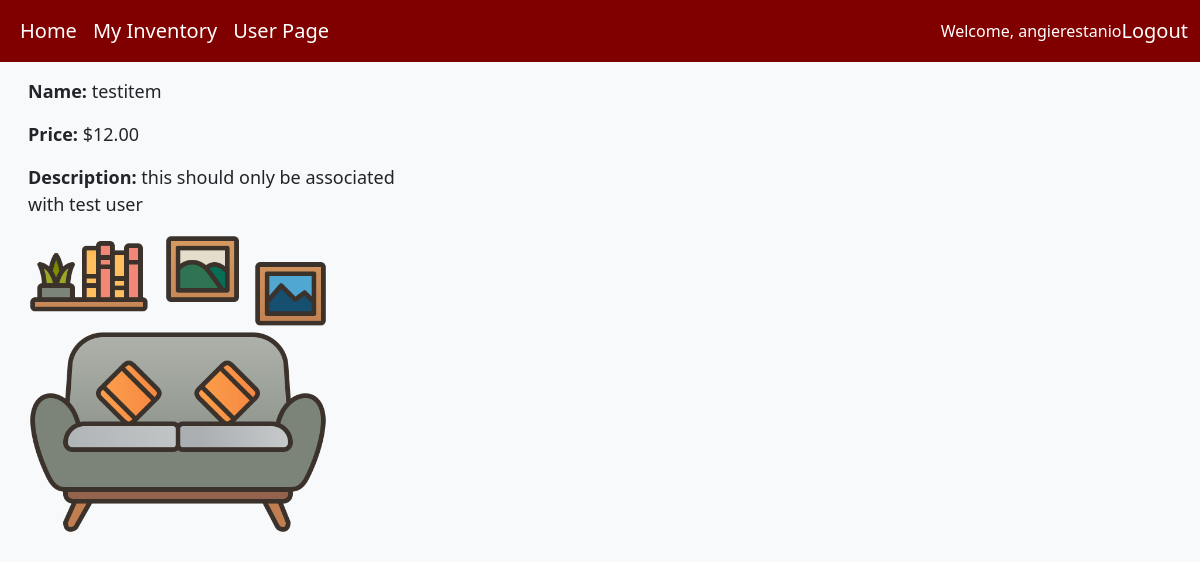
Page /items/10 (signed in) on the committed database.
### inventory_app/models.py (models this page shows, shortened)
class Item(models.Model):
    name = models.CharField(max_length = 200)
    description = models.TextField(blank=True)
    serial_number = models.CharField(max_length=100, blank=True)
    price = models.DecimalField(max_digits=10, decimal_places=2)
    image = models.ImageField(upload_to='uploads/', null=True, blank=True)
    inventory = models.ForeignKey(Inventory, on_delete=models.CASCADE, null=True)

### inventory_app/views.py (the view)
# urls.py: path('items/<int:pk>', views.ItemDetailView.as_view(), name='item-detail'),
class ItemDetailView(generic.DetailView):
    model = Item

### inventory_app/templates/inventory_app/item_detail.html (shortened to what this page needs)
{% extends 'inventory_app/base_template.html' %}
{% block content %}
<body class="bg-light">
<div class="container-fluid mx-3 my-3 bg-light" style="max-width: 400px; font-size: 18px">
    <p><strong>Name: </strong> {{ item.name }}</p>
    <p><strong>Price: </strong> ${{ item.price }}</p>
    {% if item.description %}
        <p><strong>Description: </strong> {{ item.description }}</p>
    {% endif %}
    {% if item.image %}
        <img src="{{ item.image.url }}" width=300>
    {% endif %}
</div>
</body>
{% endblock %}

### inventory_app/templates/inventory_app/base_template.html (shortened to what this page needs)
{% load static %}
<!DOCTYPE html>
<html lang="en">
<head>
{% load bootstrap5 %}
{% bootstrap_css %}
</head>
<body>
<nav class="navbar navbar-expand-md navbar-dark" style="background-color: #800000;">
    <div class="container-fluid">
        <div class="collapse navbar-collapse" id="navbarNav">
            <ul class="navbar-nav">
                <li class="nav-item">
                    <a class="nav-link text-white" style="font-size: 20px;" href="{% url 'index' %}" aria-label="Visit the homepage">Home</a>
                </li>
                {% if request.user.is_authenticated %}
                    {% if request.user.owner.inventory.id %}
                        <li class="nav-item"><a class="nav-link text-white" style="font-size: 20px;" href="{% url 'inventory-detail' request.user.owner.inventory.id %}" aria-label="View inventory">My Inventory</a></li>
                    {% endif %}
                {% endif %}
                <li>
                    {% if request.user.is_authenticated %}
                        <a class="nav-link text-white" style="font-size: 20px;" href="{% url 'user_page' %}" aria-label="View list of items">User Page</a>
                    {% endif %}
                </li>
            </ul>
        </div>
        {% if request.user.is_authenticated %}
            <span style="color: white;" >Welcome, {{request.user}}</span>
            <span><a class="nav-link text-white" style="font-size: 20px;" href="{% url 'logout' %}">Logout</a></span>
        {% else %}
            {% if request.path != '/accounts/login/' %}
                <span><a class="nav-link text-white" style="font-size: 20px;" href="{% url 'login' %}">Login</a></span>
            {% endif %}
        {% endif %}
    </div>
 </nav>
{% block content %}
{% endblock %}
</body>
</html>

### rows in the picture
Item: name "testitem", price "12.00", description "this should only be associated with test user", image (picture)

### other values in the picture
{{ request.user }} "angierestanio"
